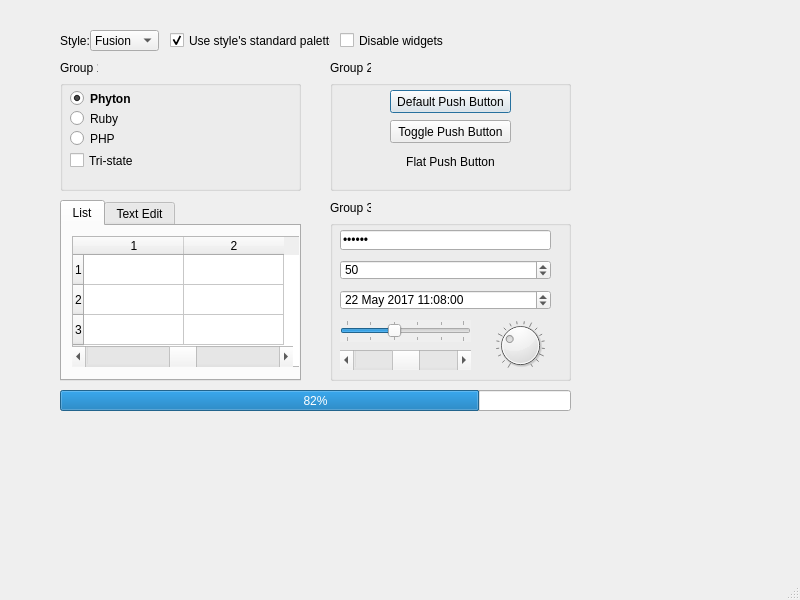
<?xml version="1.0" encoding="UTF-8"?>
<ui version="4.0">
 <class>MainWindow</class>
 <widget class="QMainWindow" name="MainWindow">
  <property name="geometry">
   <rect>
    <x>0</x>
    <y>0</y>
    <width>800</width>
    <height>600</height>
   </rect>
  </property>
  <property name="mouseTracking">
   <bool>true</bool>
  </property>
  <property name="tabletTracking">
   <bool>true</bool>
  </property>
  <property name="acceptDrops">
   <bool>false</bool>
  </property>
  <property name="windowTitle">
   <string>MainWindow</string>
  </property>
  <property name="layoutDirection">
   <enum>Qt::LeftToRight</enum>
  </property>
  <property name="animated">
   <bool>true</bool>
  </property>
  <property name="documentMode">
   <bool>false</bool>
  </property>
  <property name="dockNestingEnabled">
   <bool>false</bool>
  </property>
  <property name="unifiedTitleAndToolBarOnMac">
   <bool>false</bool>
  </property>
  <widget class="QWidget" name="centralwidget">
   <widget class="QProgressBar" name="progressBar">
    <property name="geometry">
     <rect>
      <x>60</x>
      <y>390</y>
      <width>511</width>
      <height>21</height>
     </rect>
    </property>
    <property name="layoutDirection">
     <enum>Qt::LeftToRight</enum>
    </property>
    <property name="autoFillBackground">
     <bool>false</bool>
    </property>
    <property name="value">
     <number>82</number>
    </property>
    <property name="orientation">
     <enum>Qt::Horizontal</enum>
    </property>
    <property name="textDirection">
     <enum>QProgressBar::TopToBottom</enum>
    </property>
   </widget>
   <widget class="QLabel" name="label_3">
    <property name="geometry">
     <rect>
      <x>60</x>
      <y>30</y>
      <width>101</width>
      <height>21</height>
     </rect>
    </property>
    <property name="text">
     <string>Style:</string>
    </property>
   </widget>
   <widget class="QComboBox" name="comboBox">
    <property name="geometry">
     <rect>
      <x>90</x>
      <y>30</y>
      <width>69</width>
      <height>21</height>
     </rect>
    </property>
    <item>
     <property name="text">
      <string>Fusion</string>
     </property>
    </item>
   </widget>
   <widget class="QCheckBox" name="checkBox_2">
    <property name="geometry">
     <rect>
      <x>170</x>
      <y>30</y>
      <width>161</width>
      <height>21</height>
     </rect>
    </property>
    <property name="text">
     <string>Use style's standard palette</string>
    </property>
    <property name="checked">
     <bool>true</bool>
    </property>
   </widget>
   <widget class="QCheckBox" name="checkBox_3">
    <property name="geometry">
     <rect>
      <x>340</x>
      <y>30</y>
      <width>161</width>
      <height>21</height>
     </rect>
    </property>
    <property name="text">
     <string>Disable widgets</string>
    </property>
   </widget>
   <widget class="QGroupBox" name="groupBox">
    <property name="geometry">
     <rect>
      <x>60</x>
      <y>80</y>
      <width>241</width>
      <height>111</height>
     </rect>
    </property>
    <widget class="QRadioButton" name="radioButton">
     <property name="geometry">
      <rect>
       <x>10</x>
       <y>10</y>
       <width>82</width>
       <height>17</height>
      </rect>
     </property>
     <property name="font">
      <font>
       <weight>75</weight>
       <bold>true</bold>
      </font>
     </property>
     <property name="text">
      <string>Phyton</string>
     </property>
     <property name="checked">
      <bool>true</bool>
     </property>
    </widget>
    <widget class="QRadioButton" name="radioButton_2">
     <property name="geometry">
      <rect>
       <x>10</x>
       <y>30</y>
       <width>82</width>
       <height>17</height>
      </rect>
     </property>
     <property name="text">
      <string>Ruby</string>
     </property>
    </widget>
    <widget class="QRadioButton" name="radioButton_3">
     <property name="geometry">
      <rect>
       <x>10</x>
       <y>50</y>
       <width>82</width>
       <height>17</height>
      </rect>
     </property>
     <property name="text">
      <string>PHP</string>
     </property>
    </widget>
    <widget class="QCheckBox" name="checkBox_4">
     <property name="geometry">
      <rect>
       <x>10</x>
       <y>70</y>
       <width>161</width>
       <height>21</height>
      </rect>
     </property>
     <property name="text">
      <string>Tri-state</string>
     </property>
     <property name="checked">
      <bool>false</bool>
     </property>
     <property name="tristate">
      <bool>true</bool>
     </property>
    </widget>
   </widget>
   <widget class="QLabel" name="label">
    <property name="geometry">
     <rect>
      <x>60</x>
      <y>60</y>
      <width>38</width>
      <height>16</height>
     </rect>
    </property>
    <property name="text">
     <string>Group 1</string>
    </property>
   </widget>
   <widget class="QGroupBox" name="groupBox_3">
    <property name="geometry">
     <rect>
      <x>330</x>
      <y>80</y>
      <width>241</width>
      <height>111</height>
     </rect>
    </property>
    <widget class="QPushButton" name="pushButton">
     <property name="geometry">
      <rect>
       <x>60</x>
       <y>10</y>
       <width>121</width>
       <height>23</height>
      </rect>
     </property>
     <property name="text">
      <string>Default Push Button</string>
     </property>
     <property name="default">
      <bool>true</bool>
     </property>
    </widget>
    <widget class="QPushButton" name="pushButton_2">
     <property name="geometry">
      <rect>
       <x>60</x>
       <y>40</y>
       <width>121</width>
       <height>23</height>
      </rect>
     </property>
     <property name="text">
      <string>Toggle Push Button</string>
     </property>
    </widget>
    <widget class="QPushButton" name="pushButton_3">
     <property name="geometry">
      <rect>
       <x>60</x>
       <y>70</y>
       <width>121</width>
       <height>23</height>
      </rect>
     </property>
     <property name="text">
      <string>Flat Push Button</string>
     </property>
     <property name="flat">
      <bool>true</bool>
     </property>
    </widget>
   </widget>
   <widget class="QLabel" name="label_2">
    <property name="geometry">
     <rect>
      <x>330</x>
      <y>60</y>
      <width>41</width>
      <height>16</height>
     </rect>
    </property>
    <property name="text">
     <string>Group 2</string>
    </property>
   </widget>
   <widget class="QLabel" name="label_4">
    <property name="geometry">
     <rect>
      <x>330</x>
      <y>200</y>
      <width>41</width>
      <height>16</height>
     </rect>
    </property>
    <property name="text">
     <string>Group 3</string>
    </property>
   </widget>
   <widget class="QGroupBox" name="groupBox">
    <property name="geometry">
     <rect>
      <x>330</x>
      <y>220</y>
      <width>241</width>
      <height>161</height>
     </rect>
    </property>
    <widget class="QLineEdit" name="lineEdit">
     <property name="geometry">
      <rect>
       <x>10</x>
       <y>10</y>
       <width>211</width>
       <height>20</height>
      </rect>
     </property>
     <property name="text">
      <string>••••••</string>
     </property>
    </widget>
    <widget class="QSpinBox" name="spinBox">
     <property name="geometry">
      <rect>
       <x>10</x>
       <y>40</y>
       <width>211</width>
       <height>20</height>
      </rect>
     </property>
     <property name="value">
      <number>50</number>
     </property>
    </widget>
    <widget class="QDateTimeEdit" name="dateTimeEdit_2">
     <property name="geometry">
      <rect>
       <x>10</x>
       <y>70</y>
       <width>211</width>
       <height>20</height>
      </rect>
     </property>
     <property name="dateTime">
      <datetime>
       <hour>11</hour>
       <minute>8</minute>
       <second>0</second>
       <year>2017</year>
       <month>5</month>
       <day>22</day>
      </datetime>
     </property>
     <property name="calendarPopup">
      <bool>false</bool>
     </property>
    </widget>
    <widget class="QScrollBar" name="horizontalScrollBar">
     <property name="geometry">
      <rect>
       <x>10</x>
       <y>130</y>
       <width>131</width>
       <height>20</height>
      </rect>
     </property>
     <property name="autoFillBackground">
      <bool>true</bool>
     </property>
     <property name="value">
      <number>50</number>
     </property>
     <property name="orientation">
      <enum>Qt::Horizontal</enum>
     </property>
     <property name="invertedAppearance">
      <bool>false</bool>
     </property>
    </widget>
    <widget class="QSlider" name="horizontalSlider">
     <property name="geometry">
      <rect>
       <x>10</x>
       <y>100</y>
       <width>131</width>
       <height>22</height>
      </rect>
     </property>
     <property name="layoutDirection">
      <enum>Qt::LeftToRight</enum>
     </property>
     <property name="autoFillBackground">
      <bool>true</bool>
     </property>
     <property name="value">
      <number>40</number>
     </property>
     <property name="sliderPosition">
      <number>40</number>
     </property>
     <property name="tracking">
      <bool>false</bool>
     </property>
     <property name="orientation">
      <enum>Qt::Horizontal</enum>
     </property>
     <property name="invertedAppearance">
      <bool>false</bool>
     </property>
     <property name="invertedControls">
      <bool>false</bool>
     </property>
     <property name="tickPosition">
      <enum>QSlider::TicksBothSides</enum>
     </property>
     <property name="tickInterval">
      <number>20</number>
     </property>
    </widget>
    <widget class="QDial" name="dial">
     <property name="geometry">
      <rect>
       <x>160</x>
       <y>100</y>
       <width>61</width>
       <height>51</height>
      </rect>
     </property>
     <property name="mouseTracking">
      <bool>false</bool>
     </property>
     <property name="value">
      <number>30</number>
     </property>
     <property name="sliderPosition">
      <number>30</number>
     </property>
     <property name="tracking">
      <bool>true</bool>
     </property>
     <property name="invertedAppearance">
      <bool>false</bool>
     </property>
     <property name="invertedControls">
      <bool>false</bool>
     </property>
     <property name="wrapping">
      <bool>false</bool>
     </property>
     <property name="notchTarget">
      <double>5.700000000000000</double>
     </property>
     <property name="notchesVisible">
      <bool>true</bool>
     </property>
    </widget>
   </widget>
   <widget class="QTabWidget" name="tabWidget">
    <property name="geometry">
     <rect>
      <x>60</x>
      <y>200</y>
      <width>241</width>
      <height>181</height>
     </rect>
    </property>
    <property name="currentIndex">
     <number>0</number>
    </property>
    <widget class="QWidget" name="tab">
     <attribute name="title">
      <string>List</string>
     </attribute>
     <widget class="QTableWidget" name="tableWidget">
      <property name="geometry">
       <rect>
        <x>10</x>
        <y>10</y>
        <width>241</width>
        <height>131</height>
       </rect>
      </property>
      <row>
       <property name="text">
        <string>1</string>
       </property>
      </row>
      <row>
       <property name="text">
        <string>2</string>
       </property>
      </row>
      <row>
       <property name="text">
        <string>3</string>
       </property>
      </row>
      <column>
       <property name="text">
        <string>1</string>
       </property>
      </column>
      <column>
       <property name="text">
        <string>2</string>
       </property>
      </column>
     </widget>
     <widget class="QScrollBar" name="horizontalScrollBar_2">
      <property name="geometry">
       <rect>
        <x>10</x>
        <y>120</y>
        <width>221</width>
        <height>21</height>
       </rect>
      </property>
      <property name="autoFillBackground">
       <bool>true</bool>
      </property>
      <property name="value">
       <number>50</number>
      </property>
      <property name="orientation">
       <enum>Qt::Horizontal</enum>
      </property>
      <property name="invertedAppearance">
       <bool>false</bool>
      </property>
     </widget>
    </widget>
    <widget class="QWidget" name="tab_2">
     <attribute name="title">
      <string>Text Edit</string>
     </attribute>
    </widget>
   </widget>
  </widget>
  <widget class="QMenuBar" name="menubar">
   <property name="geometry">
    <rect>
     <x>0</x>
     <y>0</y>
     <width>800</width>
     <height>21</height>
    </rect>
   </property>
  </widget>
  <widget class="QStatusBar" name="statusbar"/>
 </widget>
 <resources/>
 <connections/>
</ui>
